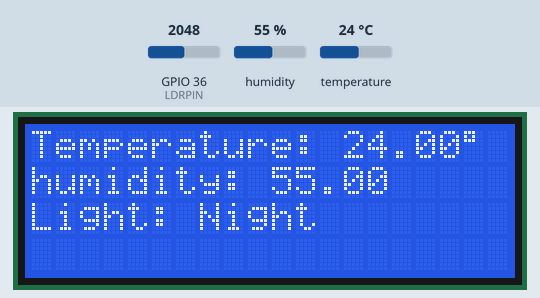
Simulated run of this sketch. Board: ESP32. Parts: 20×4 character LCD. The inputs (shaded band) are chosen by the test bench; at power-on: GPIO 36 (LDRPIN) = 2048, humidity 55 %, temperature 24 °C. WiFi joins after 1.5 s; servers stay silent unless stated; uploads are accepted with an empty reply; what the sketch prints to the serial monitor is not drawn.

Above: at 3.2 s.
3.3 s: GPIO 36 (LDRPIN) set to 548
6.3 s: GPIO 36 (LDRPIN) set to 472
At 7.5 s:
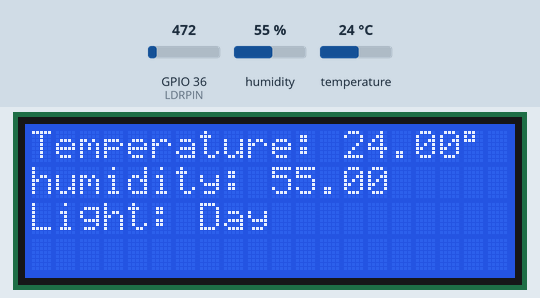
12.7 s: humidity set to 22 %
At 14.0 s:
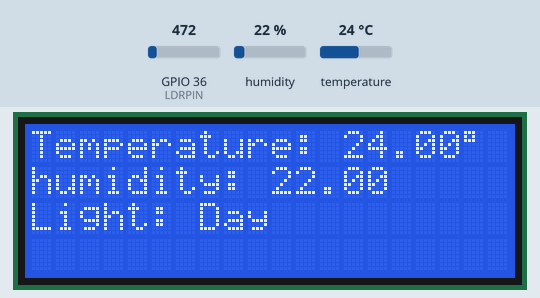
17.1 s: temperature set to 12 °C
At 18.8 s:
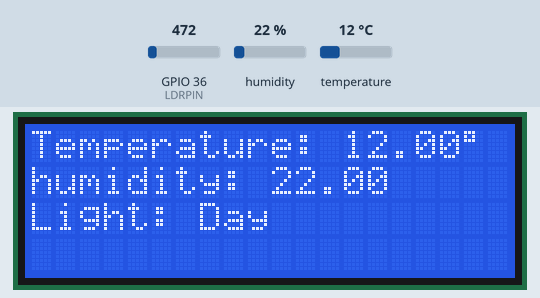
21.7 s: humidity set to 40 %
At 23.5 s:
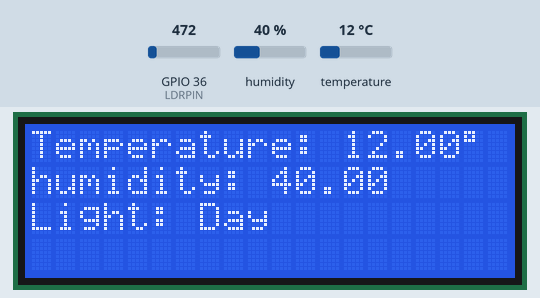
26.2 s: GPIO 36 (LDRPIN) set to 540
At 28.3 s:
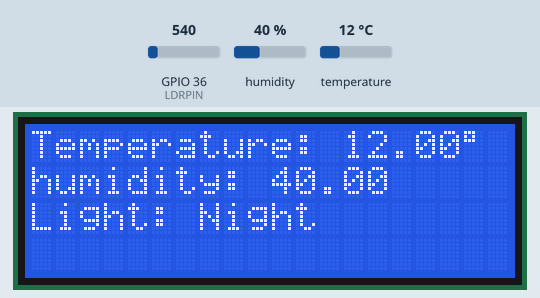
Timing chart, 0 to 29.8 s (numbered marks = the images above; inputs shaded):
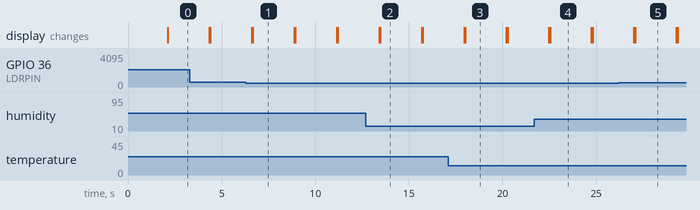

Measured:
- the behaviour switches between 500 and 499 on GPIO 36 (LDRPIN) (found by bisection; images 0 and 1)
- after the input at 6.3 s, the display: first differs from a run without the input after 0.37 s (image 1)
- after the input at 12.7 s, the display: first differs from a run without the input after 0.77 s (image 2)
- after the input at 17.1 s, the display: first differs from a run without the input after 0.91 s (image 3)
- after the input at 21.7 s, the display: first differs from a run without the input after 0.84 s (image 4)
- after the input at 26.2 s, the display: first differs from a run without the input after 0.88 s (image 5)
- what the display in image 1 shows lasts 2.2 s, from 6.7 s to 8.9 s

The sketch:

sketch_jul11a.ino
```cpp
#include "DHT.h" // Incluye la biblioteca DHT para leer sensores de humedad y temperatura DHT.
#include <Wire.h> // Incluye la biblioteca Wire para comunicaciones I2C.
#include <LiquidCrystal_I2C.h> // Incluye la biblioteca LiquidCrystal_I2C para controlar pantallas LCD.
#include <WiFi.h> // Incluye la biblioteca WiFi para conectarse a una red WiFi.
#include <HTTPClient.h> // Incluye la biblioteca HTTPClient para hacer solicitudes HTTP.
#include <ArduinoJson.h> // Incluye la biblioteca ArduinoJson para trabajar con datos JSON.

LiquidCrystal_I2C lcd(0x27, 20, 4); // Inicializa el LCD en la dirección I2C 0x27 y especifica que es de 20 columnas por 4 filas.

#define DHTPIN 4
#define DHTTYPE DHT11
#define LDRPIN A0

const char* ssid = "Redmi Note 8";
const char* password = "hola12345678910";
const char* serverUrl = "http://192.168.155.141:8080/data-readings";


DHT dht(DHTPIN, DHTTYPE);

void setup() {
  Serial.begin(9600); // Inicia la comunicación serial a 9600 baudios.
  lcd.init(); // Inicia el LCD.
  lcd.backlight(); // Enciende la luz de fondo del LCD.
  dht.begin(); // Inicia el sensor DHT.
  pinMode(LDRPIN, INPUT); // Configura el pin del sensor de luz como entrada.

  WiFi.begin(ssid, password);

  while (WiFi.status() != WL_CONNECTED) { // Espera hasta que el módulo se conecte a la red WiFi.
    delay(1000);
    Serial.println("Connecting to WiFi...");
  }

  Serial.println("Connected to WiFi");
}

void loop() {
  float h = dht.readHumidity(); // Lee la humedad desde el sensor DHT.
  float t = dht.readTemperature(); // Lee la temperatura desde el sensor DHT.
  int ldrStatus = analogRead(LDRPIN); // Lee el valor desde el sensor de luz.

  // Aquí se actualiza el LCD con la temperatura, la humedad y el estado de la luz.
  lcd.print("Temperature: ");
  lcd.print(t);
  lcd.print((char)223);
  lcd.setCursor(0, 1);
  lcd.print("humidity: ");
  lcd.print(h);
  lcd.setCursor(0, 2);
  lcd.print("Light: ");
  if(ldrStatus < 500) {
    lcd.print("Day");
  } else {
    lcd.print("Night");
  }


  if(WiFi.status() == WL_CONNECTED) {
    HTTPClient http;
    http.begin(serverUrl);
    http.addHeader("Content-Type", "application/json");


    DynamicJsonDocument doc(1024);
    doc["humidity"] = h;
    doc["temperature"] = t;
    doc["dayNight"] = (ldrStatus < 500) ? "Night" : "Day";
    doc["isAptoForFarming"] = (h > 0.6 && t > 20);
    doc["location"] = "Chiapas";

    String httpRequestData;
    serializeJson(doc, httpRequestData);

    int httpResponseCode = http.POST(httpRequestData);


    if(httpResponseCode > 0) {
      String response = http.getString();
      Serial.println(httpResponseCode);
      Serial.println(response);
    } else {
      Serial.print("Error on sending POST: ");
      Serial.println(httpResponseCode);
    }

    http.end();
  }

  delay(2000);
  lcd.clear();
}
```
